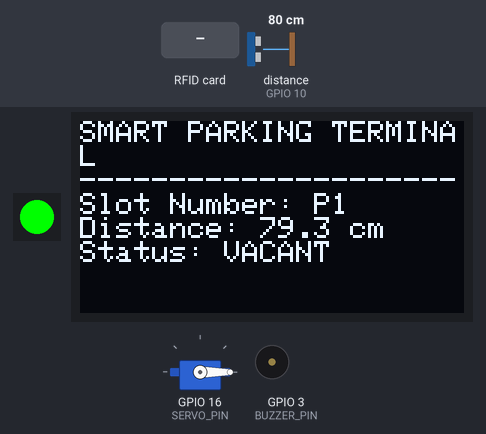
A sketch run on a simulated ESP8266 (NodeMCU). On the bench: 1 RGB LEDs in strip order, left to right, servo, 128×64 one-colour display, buzzer (waves = sounding, pin HIGH). Wiring (inferred from the names in the program): ultrasonic range finder: trigger GPIO 1; echo GPIO 10. The inputs (shaded band) are chosen by the test bench; at power-on: distance to the obstacle (sensor on GPIO 10) 80 cm. The echo pulse lasts 58.3 µs per cm; WiFi joins after 1.5 s; servers stay silent unless stated; uploads are accepted with an empty reply; pins used as bus, display or sensor lines are not drawn; what the sketch prints to the serial monitor is not drawn.

Above: at 2.8 s.
2.9 s: RFID card 5E 7A 19 C4 held to the reader
At 5.0 s:
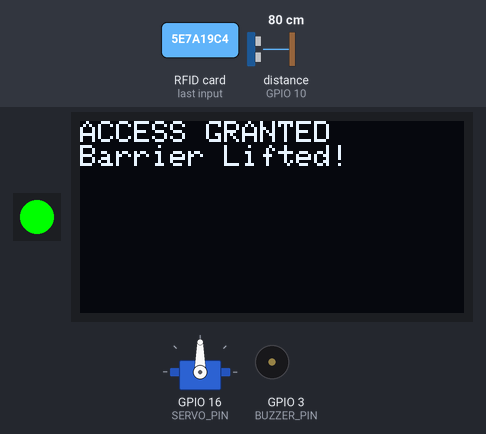
5.9 s: distance to the obstacle (sensor on GPIO 10) set to 7 cm
At 12.1 s:
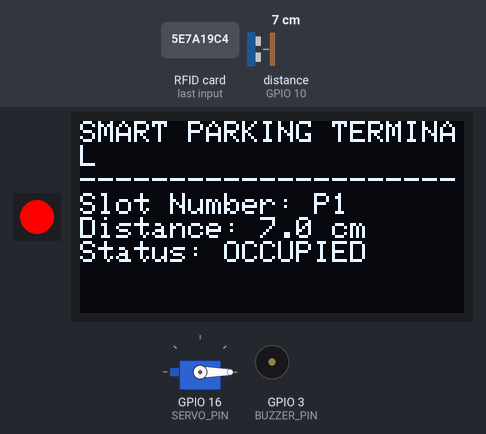
12.3 s: distance to the obstacle (sensor on GPIO 10) set to 4 cm
At 13.77 s:
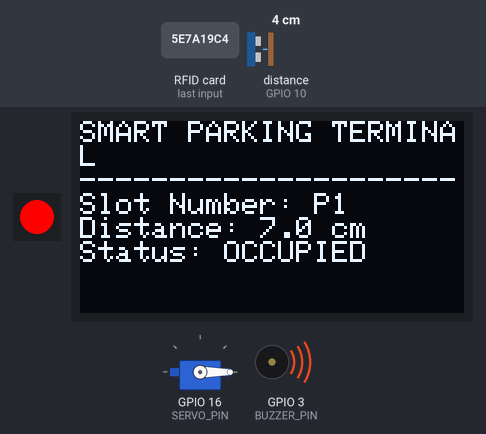
18.7 s: RFID card 5E 7A 19 C4 held to the reader
At 20.4 s:
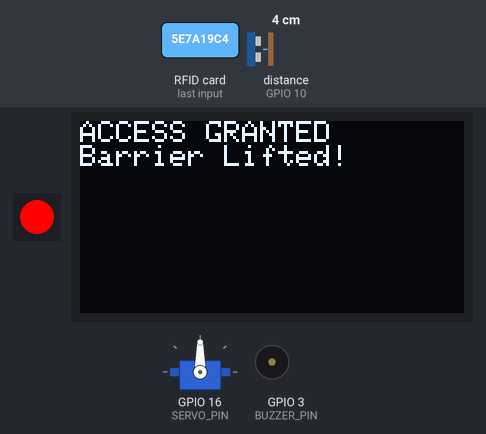
25.1 s: distance to the obstacle (sensor on GPIO 10) set to 2 cm
At 26.8 s:
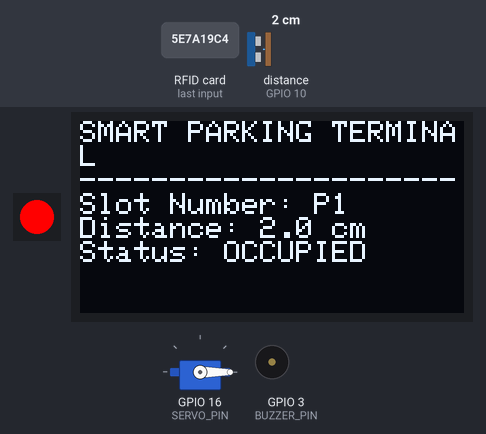
Timing chart, 0 to 28.7 s (numbered marks = the images above; inputs shaded):
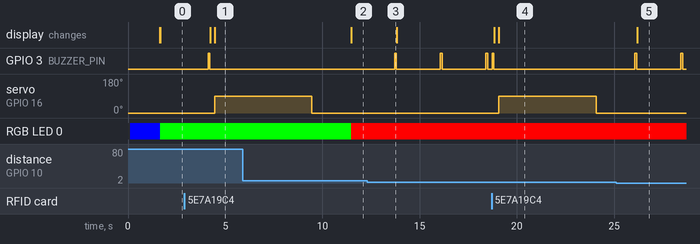

Measured:
- the behaviour switches between 6 and 5 cm on distance to the obstacle (sensor on GPIO 10) (found by bisection; images 2 and 3)
- after the input at 2.9 s, GPIO 3 (BUZZER_PIN): LOW → HIGH after 1.2 s, → LOW 0.08 s later; servo on GPIO 16 (SERVO_PIN): 0° → 90° after 1.6 s; the display: first changes after 1.3 s (image 1 shows a later state)
- after the input at 5.9 s, the display: changes after 5.6 s (image 2)
- after the input at 12.3 s, GPIO 3 (BUZZER_PIN): alternates HIGH for 0.10 s and LOW for 2.3 s, starting after 1.4 s
- after the input at 18.7 s, servo on GPIO 16 (SERVO_PIN): 0° → 90° after 0.37 s, → 0° 5.0 s later; the display: first changes after 0.15 s (image 4 shows a later state)
- after the input at 25.1 s, the display: changes after 1.1 s (image 5)

The sketch:

smart_parking.ino
```cpp
/**
 * Smart Parking System - NodeMCU ESP8266 Advanced IoT Gateway
 *
 * This sketch measures distance using an HC-SR04 Ultrasonic Sensor,
 * scans subscription cards using an RC522 RFID Module,
 * displays status on an I2C SSD1306 OLED Screen,
 * lights up a WS2812B RGB Neopixel indicator based on slot occupancy,
 * opens a SG90 Servo barrier, and sounds a Buzzer on parking violations.
 * All logs are updated and HTTP POST payloads are sent to the central Flask API.
 *
 * Required Arduino Libraries (Install via Library Manager):
 * 1. MFRC522 (by GithubCommunity)
 * 2. Adafruit SSD1306 (by Adafruit)
 * 3. Adafruit GFX Library (by Adafruit)
 * 4. Adafruit NeoPixel (by Adafruit)
 * 5. Servo (standard library)
 *
 * Hardware Pin Wiring Connections:
 * ------------------------------------------------------------------
 * 1. SSD1306 OLED Screen (I2C):
 *    - VCC -> NodeMCU 3.3V
 *    - GND -> NodeMCU GND
 *    - SCL -> NodeMCU D1 (GPIO 5)
 *    - SDA -> NodeMCU D2 (GPIO 4)
 *
 * 2. RC522 RFID Reader (SPI):
 *    - VCC -> NodeMCU 3.3V (Do NOT connect to 5V!)
 *    - RST -> NodeMCU D3 (GPIO 0)
 *    - GND -> NodeMCU GND
 *    - MISO -> NodeMCU D6 (GPIO 12)
 *    - MOSI -> NodeMCU D7 (GPIO 13)
 *    - SCK -> NodeMCU D5 (GPIO 14)
 *    - SDA (SS) -> NodeMCU D8 (GPIO 15)
 *
 * 3. SG90 Servo Motor:
 *    - VCC -> NodeMCU 5V (VIN)
 *    - GND -> NodeMCU GND
 *    - Signal -> NodeMCU D0 (GPIO 16)
 *
 * 4. WS2812B RGB Neopixel:
 *    - VCC -> NodeMCU 3.3V
 *    - GND -> NodeMCU GND
 *    - DIN -> NodeMCU D4 (GPIO 2)
 *
 * 5. Active Buzzer:
 *    - Positive (+) -> NodeMCU D9 / RX (GPIO 3)
 *    - Negative (-) -> NodeMCU GND
 *
 * 6. HC-SR04 Ultrasonic Sensor:
 *    - VCC -> NodeMCU 5V (VIN)
 *    - GND -> NodeMCU GND
 *    - Trig -> NodeMCU D10 / TX (GPIO 1)
 *    - Echo -> NodeMCU D11 / SD3 (GPIO 10) or any spare GPIO
 * ------------------------------------------------------------------
 */

#include <ESP8266WiFi.h>
#include <ESP8266HTTPClient.h>
#include <WiFiClient.h>
#include <SPI.h>
#include <MFRC522.h>
#include <Wire.h>
#include <Adafruit_GFX.h>
#include <Adafruit_SSD1306.h>
#include <Adafruit_NeoPixel.h>
#include <Servo.h>

// --- Configuration Wi-Fi & API ---
const char* ssid = "YOUR_WIFI_SSID";          // Replace with your Wi-Fi SSID
const char* password = "YOUR_WIFI_PASSWORD";  // Replace with your Wi-Fi Password
const char* serverUrl = "http://192.168.1.100:5000/api/iot/slot-update";
const char* entryUrl = "http://192.168.1.100:5000/api/entry";
const char* slotNumber = "P1";

// --- Hardware Pins ---
#define SERVO_PIN      16  // D0 (GPIO 16)
#define OLED_RESET     -1  // Share NodeMCU Reset
#define NEOPIXEL_PIN    2  // D4 (GPIO 2)
#define BUZZER_PIN      3  // RX (GPIO 3)
#define TRIG_PIN        1  // TX (GPIO 1)
#define ECHO_PIN       10  // SD3 (GPIO 10)

#define SS_PIN         15  // D8 (GPIO 15)
#define RST_PIN         0  // D3 (GPIO 0)

// --- Initializing Components ---
Adafruit_SSD1306 display(128, 64, &Wire, OLED_RESET);
MFRC522 mfrc522(SS_PIN, RST_PIN);
Adafruit_NeoPixel strip(1, NEOPIXEL_PIN, NEO_GRB + NEO_KHZ800);
Servo gateServo;

// --- State Variables ---
float distanceCm = 0;
long duration = 0;
bool isOccupied = false;
String lastUid = "";

void setup() {
  Serial.begin(115200);
  SPI.begin();

  // Pin Setup
  pinMode(TRIG_PIN, OUTPUT);
  pinMode(ECHO_PIN, INPUT);
  pinMode(BUZZER_PIN, OUTPUT);
  digitalWrite(BUZZER_PIN, LOW);

  // Initialize Neopixel
  strip.begin();
  strip.setPixelColor(0, strip.Color(0, 0, 255)); // Blue on startup
  strip.show();

  // Initialize Servo
  gateServo.attach(SERVO_PIN);
  gateServo.write(0); // Calibrated Close

  // Initialize RFID
  mfrc522.PCD_Init();

  // Initialize OLED
  if(!display.begin(SSD1306_SWITCHCAPVCC, 0x3C)) {
    Serial.println(F("OLED SSD1306 allocation failed!"));
  } else {
    display.clearDisplay();
    display.setTextSize(1);
    display.setTextColor(WHITE);
    display.setCursor(0, 0);
    display.println("SMART PARKING SYSTEM");
    display.println("Connecting WiFi...");
    display.display();
  }

  // Connect to Wi-Fi
  WiFi.begin(ssid, password);
  while (WiFi.status() != WL_CONNECTED) {
    delay(500);
    Serial.print(".");
  }

  Serial.println("");
  Serial.println("WiFi Connected!");
  Serial.println(WiFi.localIP());

  display.clearDisplay();
  display.setCursor(0, 0);
  display.println("SMART PARKING");
  display.println("SYSTEM OK");
  display.print("IP: ");
  display.println(WiFi.localIP());
  display.display();

  strip.setPixelColor(0, strip.Color(0, 255, 0)); // Green on success/online
  strip.show();
}

void loop() {
  // 1. READ ULTRASONIC SENSOR (HC-SR04)
  digitalWrite(TRIG_PIN, LOW);
  delayMicroseconds(2);
  digitalWrite(TRIG_PIN, HIGH);
  delayMicroseconds(10);
  digitalWrite(TRIG_PIN, LOW);

  duration = pulseIn(ECHO_PIN, HIGH);
  distanceCm = duration * 0.034 / 2.0;

  if (distanceCm <= 0 || distanceCm > 400) {
    distanceCm = 999.0; // Out of range/Clear
  }

  isOccupied = (distanceCm <= 15.0);

  // 2. command Neopixel LED Indicators
  if (distanceCm <= 5.0) {
    // Too close / crash alarm
    strip.setPixelColor(0, strip.Color(255, 0, 0)); // Solid Red
    strip.show();
    digitalWrite(BUZZER_PIN, HIGH); // Alarm buzzer
    delay(100);
    digitalWrite(BUZZER_PIN, LOW);
  } else if (isOccupied) {
    strip.setPixelColor(0, strip.Color(255, 0, 0)); // Solid Red for Occupied
    strip.show();
  } else {
    strip.setPixelColor(0, strip.Color(0, 255, 0)); // Solid Green for vacant
    strip.show();
  }

  // 3. UPDATE OLED SCREEN DISPLAY
  display.clearDisplay();
  display.setCursor(0, 0);
  display.println("SMART PARKING TERMINAL");
  display.println("---------------------");
  display.print("Slot Number: ");
  display.println(slotNumber);
  display.print("Distance: ");
  display.print(distanceCm, 1);
  display.println(" cm");
  display.print("Status: ");
  display.println(isOccupied ? "OCCUPIED" : "VACANT");
  display.display();

  // 4. TELEMETRY HTTP TRANSMISSION (FLASK GATEWAY)
  if (WiFi.status() == WL_CONNECTED) {
    WiFiClient client;
    HTTPClient http;
    http.begin(client, serverUrl);
    http.addHeader("Content-Type", "application/json");

    String jsonPayload = "{\"slot_number\":\"" + String(slotNumber) + "\",\"distance_cm\":" + String(distanceCm, 2) + "}";
    int httpResponseCode = http.POST(jsonPayload);

    if (httpResponseCode > 0) {
      String response = http.getString();
      Serial.println("Telemetry HTTP Success. Status code: " + String(httpResponseCode));
    }
    http.end();
  }

  // 5. SCAN RFID CARD (RC522)
  if (mfrc522.PICC_IsNewCardPresent() && mfrc522.PICC_ReadCardSerial()) {
    String cardUid = "";
    for (byte i = 0; i < mfrc522.uid.size; i++) {
      cardUid += String(mfrc522.uid.uidByte[i] < 0x10 ? "0" : "");
      cardUid += String(mfrc522.uid.uidByte[i], HEX);
      if (i < mfrc522.uid.size - 1) cardUid += " ";
    }
    cardUid.toUpperCase();
    Serial.println("RFID card scanned: UID: " + cardUid);

    // Play auth chime
    digitalWrite(BUZZER_PIN, HIGH);
    delay(80);
    digitalWrite(BUZZER_PIN, LOW);

    display.clearDisplay();
    display.setCursor(0, 0);
    display.println("RFID PASS DETECTED");
    display.print("UID: ");
    display.println(cardUid);
    display.println("Authenticating...");
    display.display();

    // Send check-in authentication to entry API
    if (WiFi.status() == WL_CONNECTED) {
      WiFiClient client;
      HTTPClient http;
      http.begin(client, entryUrl);
      http.addHeader("Content-Type", "application/json");

      String payload = "{\"vehicle_number\":\"MH12RFID_" + cardUid.substring(0, 5) + "\",\"vehicle_type\":\"Car\",\"owner_name\":\"RFID Subscriber\",\"phone\":\"9876543210\"}";
      int responseCode = http.POST(payload);

      if (responseCode == 200 || responseCode == 201) {
        // Access granted, open Servo Barrier
        display.clearDisplay();
        display.setCursor(0, 0);
        display.println("ACCESS GRANTED");
        display.println("Barrier Lifted!");
        display.display();

        gateServo.write(90); // Open gate
        delay(5000);         // Wait 5 seconds
        gateServo.write(0);  // Close gate
      } else {
        display.clearDisplay();
        display.setCursor(0, 0);
        display.println("ACCESS DENIED");
        display.println("Auth Failure");
        display.display();

        // Error alarm
        digitalWrite(BUZZER_PIN, HIGH);
        delay(400);
        digitalWrite(BUZZER_PIN, LOW);
      }
      http.end();
    }
    mfrc522.PICC_HaltA();
  }

  delay(2000); // 2 second telemetry loop interval
}
```
